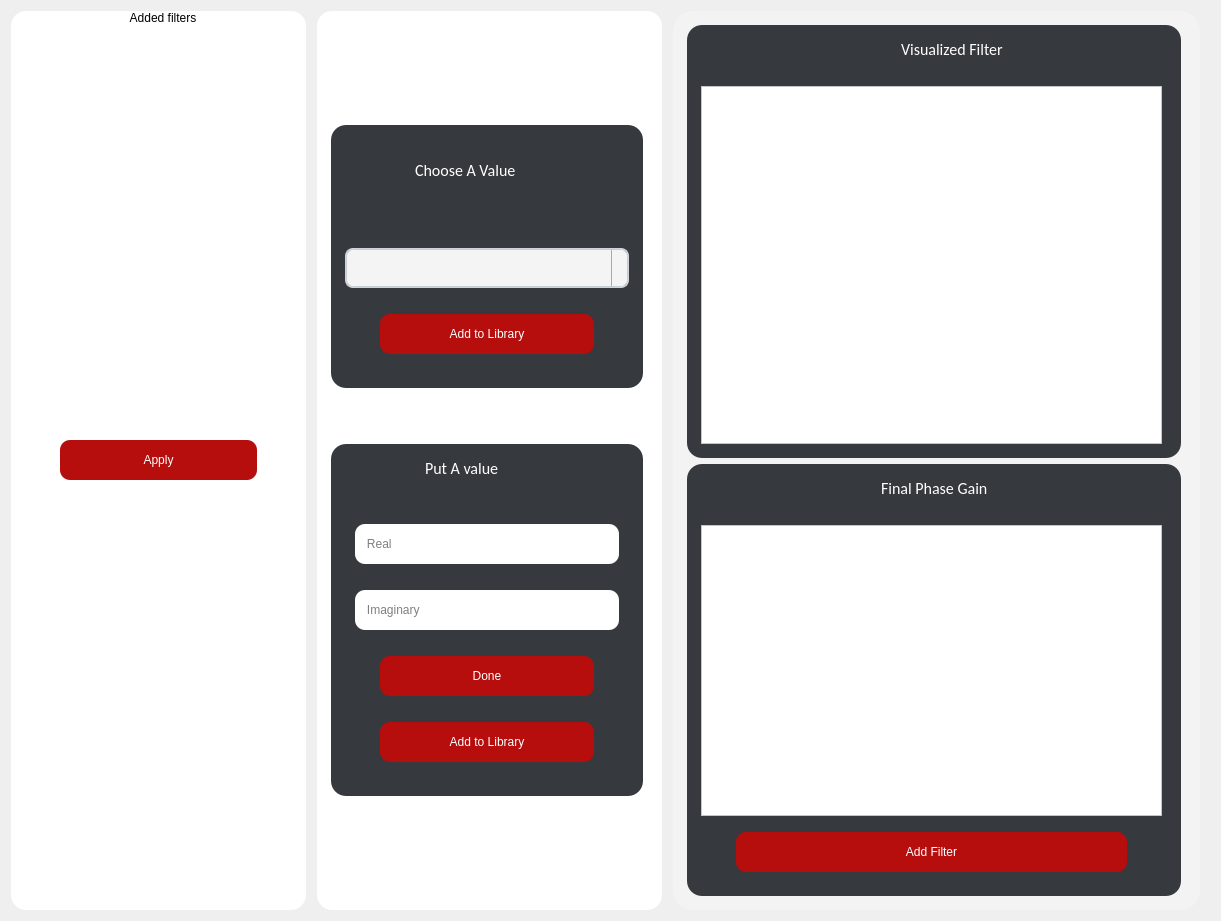
<?xml version="1.0" encoding="UTF-8"?>
<ui version="4.0">
 <class>Dialog</class>
 <widget class="QDialog" name="Dialog">
  <property name="geometry">
   <rect>
    <x>0</x>
    <y>0</y>
    <width>1221</width>
    <height>921</height>
   </rect>
  </property>
  <property name="windowTitle">
   <string>Dialog</string>
  </property>
  <layout class="QGridLayout" name="gridLayout">
   <item row="0" column="0">
    <layout class="QGridLayout" name="gridLayout_9">
     <item row="0" column="0">
      <layout class="QHBoxLayout" name="horizontalLayout">
       <item>
        <widget class="QGroupBox" name="groupBox">
         <property name="minimumSize">
          <size>
           <width>300</width>
           <height>0</height>
          </size>
         </property>
         <property name="maximumSize">
          <size>
           <width>250</width>
           <height>16777215</height>
          </size>
         </property>
         <property name="styleSheet">
          <string notr="true">QGroupBox {
  width: 65vw;
  height: 90vh;
  background-color: white; /* Use color names directly */
  border-radius: 15px;
  padding: 5px; /* Adjust padding as needed */
  margin-right: 5px;
}

/* You may need to adjust the sub-controls styles based on your specific requirements */
QGroupBox::title {
  subcontrol-origin: margin;
  subcontrol-position: top center;
  padding: 0 3px;
}

QGroupBox::indicator {
  width: 13px;
  height: 13px;
}

QPushButton {
    width: 50%;
    background-color: rgb(182, 13, 13); /* Replace with the corresponding color value for --dark-grey in your application */
    color: white;
    border-radius: 10px;
    text-align: center;
    height:40 px;

}

QPushButton:hover {
    background-color: white;
color:red /* Replace with the corresponding color value for --darkest-color in your application */
}



</string>
         </property>
         <property name="title">
          <string>Added filters</string>
         </property>
         <layout class="QGridLayout" name="gridLayout_8">
          <item row="0" column="0">
           <layout class="QVBoxLayout" name="verticalLayout">
            <item>
             <layout class="QVBoxLayout" name="added_filters"/>
            </item>
           </layout>
          </item>
          <item row="1" column="0">
           <layout class="QHBoxLayout" name="horizontalLayout_22">
            <property name="leftMargin">
             <number>35</number>
            </property>
            <property name="topMargin">
             <number>0</number>
            </property>
            <property name="rightMargin">
             <number>35</number>
            </property>
            <property name="bottomMargin">
             <number>0</number>
            </property>
            <item>
             <widget class="QPushButton" name="Apply_btn">
              <property name="minimumSize">
               <size>
                <width>0</width>
                <height>40</height>
               </size>
              </property>
              <property name="styleSheet">
               <string notr="true">QPushButton {
    width: 50%;
    background-color: rgb(182, 13, 13); /* Replace with the corresponding color value for --dark-grey in your application */
    color: white;
    border-radius: 10px;
    text-align: center;

}

QPushButton:hover {
    background-color: white;
color:red /* Replace with the corresponding color value for --darkest-color in your application */
}
</string>
              </property>
              <property name="text">
               <string>Apply</string>
              </property>
             </widget>
            </item>
           </layout>
          </item>
         </layout>
        </widget>
       </item>
      </layout>
     </item>
     <item row="0" column="1">
      <layout class="QHBoxLayout" name="horizontalLayout_3">
       <item>
        <widget class="QGroupBox" name="groupBox_2">
         <property name="minimumSize">
          <size>
           <width>350</width>
           <height>0</height>
          </size>
         </property>
         <property name="maximumSize">
          <size>
           <width>350</width>
           <height>16777215</height>
          </size>
         </property>
         <property name="styleSheet">
          <string notr="true">QGroupBox {
  width: 65vw;
  height: 90vh;
  background-color: white; /* Use color names directly */
  border-radius: 15px;
  padding: 5px; /* Adjust padding as needed */
  margin-right: 5px;
}

/* You may need to adjust the sub-controls styles based on your specific requirements */
QGroupBox::title {
  subcontrol-origin: margin;
  subcontrol-position: top center;
  padding: 0 3px;
}

QGroupBox::indicator {
  width: 13px;
  height: 13px;
}


</string>
         </property>
         <property name="title">
          <string/>
         </property>
         <layout class="QGridLayout" name="gridLayout_2">
          <item row="0" column="0">
           <layout class="QVBoxLayout" name="verticalLayout_4">
            <item>
             <layout class="QHBoxLayout" name="horizontalLayout_4">
              <property name="topMargin">
               <number>100</number>
              </property>
              <property name="bottomMargin">
               <number>0</number>
              </property>
              <item>
               <widget class="QGroupBox" name="groupBox_3">
                <property name="styleSheet">
                 <string notr="true">QGroupBox {
  width: 65vw;
  height: 90vh;
  background-color: #36393D;  /* Use color names directly */
  border-radius: 15px;
  padding: 5px; /* Adjust padding as needed */
  margin-right: 5px;
}

/* You may need to adjust the sub-controls styles based on your specific requirements */
QGroupBox::title {
  subcontrol-origin: margin;
  subcontrol-position: top center;
  padding: 0 3px;
}

QGroupBox::indicator {
  width: 13px;
  height: 13px;
}


</string>
                </property>
                <property name="title">
                 <string/>
                </property>
                <layout class="QGridLayout" name="gridLayout_3">
                 <item row="0" column="0">
                  <layout class="QVBoxLayout" name="verticalLayout_2">
                   <item>
                    <layout class="QHBoxLayout" name="horizontalLayout_5">
                     <property name="leftMargin">
                      <number>70</number>
                     </property>
                     <property name="bottomMargin">
                      <number>0</number>
                     </property>
                     <item>
                      <widget class="QLabel" name="label_2">
                       <property name="font">
                        <font>
                         <family>Calibri</family>
                         <pointsize>12</pointsize>
                        </font>
                       </property>
                       <property name="styleSheet">
                        <string notr="true">color:white</string>
                       </property>
                       <property name="text">
                        <string>Choose A Value</string>
                       </property>
                      </widget>
                     </item>
                    </layout>
                   </item>
                  </layout>
                 </item>
                 <item row="1" column="0">
                  <layout class="QVBoxLayout" name="verticalLayout_7">
                   <property name="topMargin">
                    <number>40</number>
                   </property>
                   <item>
                    <layout class="QHBoxLayout" name="horizontalLayout_7">
                     <item>
                      <widget class="QComboBox" name="filters_comboBox">
                       <property name="minimumSize">
                        <size>
                         <width>0</width>
                         <height>40</height>
                        </size>
                       </property>
                       <property name="styleSheet">
                        <string notr="true">QComboBox, QFontComboBox {
    border-width: 2px;
    border-radius: 8px;
    border-style: solid;
    border-top-color: qlineargradient(spread:pad, x1:0.5, y1:1, x2:0.5, y2:0, stop:0 #c1c9cf, stop:1 #d2d8dd);
    border-right-color: qlineargradient(spread:pad, x1:0, y1:0, x2:1, y2:0, stop:0 #c1c9cf, stop:1 #d2d8dd);
    border-bottom-color: qlineargradient(spread:pad, x1:0.5, y1:0, x2:0.5, y2:1, stop:0 #c1c9cf, stop:1 #d2d8dd);
    border-left-color: qlineargradient(spread:pad, x1:1, y1:0, x2:0, y2:0, stop:0 #c1c9cf, stop:1 #d2d8dd);
    background-color: #f4f4f4;
    color: #272727;
    padding-left: 5px;
}
QComboBox:editable, QComboBox:!editable, QComboBox::drop-down:editable, QComboBox:!editable:on, QComboBox::drop-down:editable:on {
    background: #ffff;
}
QComboBox::drop-down {
    subcontrol-origin: padding;
    subcontrol-position: top right;
    width: 15px;
    color: #272727;
    border-left-width: 1px;
    border-left-color: darkgray;
    border-left-style: solid;
    border-top-right-radius: 3px;
    border-bottom-right-radius: 3px;
}
QComboBox::down-arrow {
    image: url(/usr/share/icons/Adwaita/16x16/actions/go-down-symbolic.symbolic.png); /*Adawaita icon thene*/
}

QComboBox::down-arrow:on {
    top: 1px;
    left: 1px;
}
QComboBox QAbstractItemView {
    border: 1px solid darkgray;
    border-radius: 8px;
    selection-background-color: #dadada;
    selection-color: #272727;
    color: #272727;
    background: white;
}</string>
                       </property>
                      </widget>
                     </item>
                    </layout>
                   </item>
                   <item>
                    <layout class="QHBoxLayout" name="horizontalLayout_20">
                     <property name="leftMargin">
                      <number>35</number>
                     </property>
                     <property name="topMargin">
                      <number>20</number>
                     </property>
                     <property name="rightMargin">
                      <number>35</number>
                     </property>
                     <property name="bottomMargin">
                      <number>20</number>
                     </property>
                     <item>
                      <widget class="QPushButton" name="add_filter_btn_from_combobox">
                       <property name="minimumSize">
                        <size>
                         <width>0</width>
                         <height>40</height>
                        </size>
                       </property>
                       <property name="styleSheet">
                        <string notr="true">QPushButton {
    width: 50%;
    background-color: rgb(182, 13, 13); /* Replace with the corresponding color value for --dark-grey in your application */
    color: white;
    border-radius: 10px;
    text-align: center;

}

QPushButton:hover {
    background-color: white;
color:red /* Replace with the corresponding color value for --darkest-color in your application */
}
</string>
                       </property>
                       <property name="text">
                        <string>Add to Library</string>
                       </property>
                      </widget>
                     </item>
                    </layout>
                   </item>
                  </layout>
                 </item>
                </layout>
               </widget>
              </item>
             </layout>
            </item>
            <item>
             <layout class="QHBoxLayout" name="horizontalLayout_11">
              <property name="topMargin">
               <number>50</number>
              </property>
              <property name="bottomMargin">
               <number>100</number>
              </property>
              <item>
               <widget class="QGroupBox" name="groupBox_4">
                <property name="styleSheet">
                 <string notr="true">QGroupBox {
  width: 65vw;
  height: 90vh;
  background-color: #36393D;  /* Use color names directly */
  border-radius: 15px;
  padding: 5px; /* Adjust padding as needed */
  margin-right: 5px;
}

/* You may need to adjust the sub-controls styles based on your specific requirements */
QGroupBox::title {
  subcontrol-origin: margin;
  subcontrol-position: top center;
  padding: 0 3px;
}

QGroupBox::indicator {
  width: 13px;
  height: 13px;
}


</string>
                </property>
                <property name="title">
                 <string/>
                </property>
                <layout class="QGridLayout" name="gridLayout_4">
                 <item row="0" column="0">
                  <layout class="QVBoxLayout" name="verticalLayout_3">
                   <item>
                    <layout class="QHBoxLayout" name="horizontalLayout_10">
                     <property name="leftMargin">
                      <number>80</number>
                     </property>
                     <property name="bottomMargin">
                      <number>20</number>
                     </property>
                     <item>
                      <widget class="QLabel" name="label_3">
                       <property name="minimumSize">
                        <size>
                         <width>0</width>
                         <height>20</height>
                        </size>
                       </property>
                       <property name="maximumSize">
                        <size>
                         <width>16777215</width>
                         <height>20</height>
                        </size>
                       </property>
                       <property name="font">
                        <font>
                         <family>Calibri</family>
                         <pointsize>12</pointsize>
                        </font>
                       </property>
                       <property name="styleSheet">
                        <string notr="true">color:white</string>
                       </property>
                       <property name="text">
                        <string>Put A value</string>
                       </property>
                      </widget>
                     </item>
                    </layout>
                   </item>
                   <item>
                    <layout class="QHBoxLayout" name="horizontalLayout_18">
                     <property name="leftMargin">
                      <number>10</number>
                     </property>
                     <property name="topMargin">
                      <number>20</number>
                     </property>
                     <property name="rightMargin">
                      <number>10</number>
                     </property>
                     <item>
                      <widget class="QLineEdit" name="Real_lineEdite">
                       <property name="minimumSize">
                        <size>
                         <width>0</width>
                         <height>40</height>
                        </size>
                       </property>
                       <property name="styleSheet">
                        <string notr="true">border-radius: 10px;</string>
                       </property>
                       <property name="placeholderText">
                        <string>   Real</string>
                       </property>
                      </widget>
                     </item>
                    </layout>
                   </item>
                   <item>
                    <layout class="QHBoxLayout" name="horizontalLayout_13">
                     <property name="leftMargin">
                      <number>10</number>
                     </property>
                     <property name="topMargin">
                      <number>20</number>
                     </property>
                     <property name="rightMargin">
                      <number>10</number>
                     </property>
                     <property name="bottomMargin">
                      <number>20</number>
                     </property>
                     <item>
                      <widget class="QLineEdit" name="imag_lineEdite">
                       <property name="minimumSize">
                        <size>
                         <width>0</width>
                         <height>40</height>
                        </size>
                       </property>
                       <property name="styleSheet">
                        <string notr="true"> border-radius: 10px;</string>
                       </property>
                       <property name="placeholderText">
                        <string>   Imaginary</string>
                       </property>
                      </widget>
                     </item>
                    </layout>
                   </item>
                   <item>
                    <layout class="QHBoxLayout" name="horizontalLayout_21">
                     <property name="leftMargin">
                      <number>35</number>
                     </property>
                     <property name="rightMargin">
                      <number>35</number>
                     </property>
                     <property name="bottomMargin">
                      <number>20</number>
                     </property>
                     <item>
                      <widget class="QPushButton" name="done_btn">
                       <property name="minimumSize">
                        <size>
                         <width>0</width>
                         <height>40</height>
                        </size>
                       </property>
                       <property name="styleSheet">
                        <string notr="true">QPushButton {
    width: 50%;
    background-color: rgb(182, 13, 13); /* Replace with the corresponding color value for --dark-grey in your application */
    color: white;
    border-radius: 10px;
    text-align: center;

}

QPushButton:hover {
    background-color: white;
color:red /* Replace with the corresponding color value for --darkest-color in your application */
}
</string>
                       </property>
                       <property name="text">
                        <string>Done</string>
                       </property>
                      </widget>
                     </item>
                    </layout>
                   </item>
                   <item>
                    <layout class="QHBoxLayout" name="horizontalLayout_9">
                     <property name="leftMargin">
                      <number>35</number>
                     </property>
                     <property name="rightMargin">
                      <number>35</number>
                     </property>
                     <property name="bottomMargin">
                      <number>20</number>
                     </property>
                     <item>
                      <widget class="QPushButton" name="add_filter_btn_from_lineEdite">
                       <property name="minimumSize">
                        <size>
                         <width>0</width>
                         <height>40</height>
                        </size>
                       </property>
                       <property name="styleSheet">
                        <string notr="true">QPushButton {
    width: 50%;
    background-color: rgb(182, 13, 13); /* Replace with the corresponding color value for --dark-grey in your application */
    color: white;
    border-radius: 10px;
    text-align: center;

}

QPushButton:hover {
    background-color: white;
color:red /* Replace with the corresponding color value for --darkest-color in your application */
}
</string>
                       </property>
                       <property name="text">
                        <string>Add to Library</string>
                       </property>
                      </widget>
                     </item>
                    </layout>
                   </item>
                  </layout>
                 </item>
                </layout>
               </widget>
              </item>
             </layout>
            </item>
           </layout>
          </item>
         </layout>
        </widget>
       </item>
      </layout>
     </item>
     <item row="0" column="2">
      <layout class="QVBoxLayout" name="verticalLayout_5">
       <item>
        <widget class="QGroupBox" name="groupBox_5">
         <property name="minimumSize">
          <size>
           <width>0</width>
           <height>0</height>
          </size>
         </property>
         <property name="maximumSize">
          <size>
           <width>950</width>
           <height>16777215</height>
          </size>
         </property>
         <property name="styleSheet">
          <string notr="true">QGroupBox {
  width: 65vw;
  height: 90vh;
  background-color: rgb(243, 243, 243); /* Use color names directly */
  border-radius: 20px;
  padding: 5px; /* Adjust padding as needed */
  margin-right: 10px;
}

/* You may need to adjust the sub-controls styles based on your specific requirements */
QGroupBox::title {
  subcontrol-origin: margin;
  subcontrol-position: top center;
  padding: 0 3px;
}

QGroupBox::indicator {
  width: 13px;
  height: 13px;
}


</string>
         </property>
         <property name="title">
          <string/>
         </property>
         <layout class="QGridLayout" name="gridLayout_5">
          <item row="0" column="0">
           <layout class="QVBoxLayout" name="verticalLayout_14">
            <item>
             <layout class="QHBoxLayout" name="horizontalLayout_12">
              <item>
               <widget class="QGroupBox" name="groupBox_6">
                <property name="styleSheet">
                 <string notr="true">QGroupBox {
  width: 65vw;
  height: 90vh;
  background-color: #36393D;  /* Use color names directly */
  border-radius: 15px;
  padding: 5px; /* Adjust padding as needed */
  margin-right: 5px;
}

/* You may need to adjust the sub-controls styles based on your specific requirements */
QGroupBox::title {
  subcontrol-origin: margin;
  subcontrol-position: top center;
  padding: 0 3px;
}

QGroupBox::indicator {
  width: 13px;
  height: 13px;
}


</string>
                </property>
                <property name="title">
                 <string/>
                </property>
                <layout class="QGridLayout" name="gridLayout_6">
                 <item row="0" column="0">
                  <layout class="QHBoxLayout" name="horizontalLayout_15">
                   <property name="leftMargin">
                    <number>200</number>
                   </property>
                   <property name="bottomMargin">
                    <number>20</number>
                   </property>
                   <item>
                    <widget class="QLabel" name="label_4">
                     <property name="font">
                      <font>
                       <family>Calibri</family>
                       <pointsize>12</pointsize>
                      </font>
                     </property>
                     <property name="styleSheet">
                      <string notr="true">color:white</string>
                     </property>
                     <property name="text">
                      <string>Visualized Filter</string>
                     </property>
                    </widget>
                   </item>
                  </layout>
                 </item>
                 <item row="1" column="0">
                  <widget class="PlotWidget" name="visualized_filter_graph">
                   <property name="styleSheet">
                    <string notr="true">QGraphicsView {
    background-color: white;
}</string>
                   </property>
                  </widget>
                 </item>
                </layout>
               </widget>
              </item>
             </layout>
            </item>
            <item>
             <layout class="QHBoxLayout" name="horizontalLayout_14">
              <item>
               <widget class="QGroupBox" name="groupBox_7">
                <property name="styleSheet">
                 <string notr="true">QGroupBox {
  width: 65vw;
  height: 90vh;
  background-color: #36393D;  /* Use color names directly */
  border-radius: 15px;
  padding: 5px; /* Adjust padding as needed */
  margin-right: 5px;
}

/* You may need to adjust the sub-controls styles based on your specific requirements */
QGroupBox::title {
  subcontrol-origin: margin;
  subcontrol-position: top center;
  padding: 0 3px;
}

QGroupBox::indicator {
  width: 13px;
  height: 13px;
}


</string>
                </property>
                <property name="title">
                 <string/>
                </property>
                <layout class="QGridLayout" name="gridLayout_7">
                 <item row="2" column="0">
                  <layout class="QHBoxLayout" name="horizontalLayout_17">
                   <property name="leftMargin">
                    <number>35</number>
                   </property>
                   <property name="topMargin">
                    <number>10</number>
                   </property>
                   <property name="rightMargin">
                    <number>35</number>
                   </property>
                   <property name="bottomMargin">
                    <number>10</number>
                   </property>
                   <item>
                    <widget class="QPushButton" name="pushButton_4">
                     <property name="minimumSize">
                      <size>
                       <width>0</width>
                       <height>40</height>
                      </size>
                     </property>
                     <property name="styleSheet">
                      <string notr="true">QPushButton {
    width: 50%;
    background-color: rgb(182, 13, 13); /* Replace with the corresponding color value for --dark-grey in your application */
    color: white;
    border-radius: 10px;
    text-align: center;

}

QPushButton:hover {
    background-color: white;
color:red /* Replace with the corresponding color value for --darkest-color in your application */
}
</string>
                     </property>
                     <property name="text">
                      <string>Add Filter</string>
                     </property>
                    </widget>
                   </item>
                  </layout>
                 </item>
                 <item row="0" column="0">
                  <layout class="QHBoxLayout" name="horizontalLayout_16">
                   <property name="leftMargin">
                    <number>180</number>
                   </property>
                   <property name="bottomMargin">
                    <number>20</number>
                   </property>
                   <item>
                    <widget class="QLabel" name="label_5">
                     <property name="font">
                      <font>
                       <family>Calibri</family>
                       <pointsize>12</pointsize>
                      </font>
                     </property>
                     <property name="styleSheet">
                      <string notr="true">color:white</string>
                     </property>
                     <property name="text">
                      <string>Final Phase Gain</string>
                     </property>
                    </widget>
                   </item>
                  </layout>
                 </item>
                 <item row="1" column="0">
                  <widget class="PlotWidget" name="final_phase_filter_graph">
                   <property name="styleSheet">
                    <string notr="true">QGraphicsView {
    background-color: white;
}</string>
                   </property>
                  </widget>
                 </item>
                </layout>
               </widget>
              </item>
             </layout>
            </item>
            <item>
             <layout class="QVBoxLayout" name="verticalLayout_13">
              <property name="leftMargin">
               <number>90</number>
              </property>
              <property name="rightMargin">
               <number>90</number>
              </property>
             </layout>
            </item>
           </layout>
          </item>
         </layout>
        </widget>
       </item>
      </layout>
     </item>
    </layout>
   </item>
  </layout>
 </widget>
 <customwidgets>
  <customwidget>
   <class>PlotWidget</class>
   <extends>QGraphicsView</extends>
   <header>pyqtgraph</header>
   <container>1</container>
  </customwidget>
 </customwidgets>
 <resources/>
 <connections/>
</ui>
